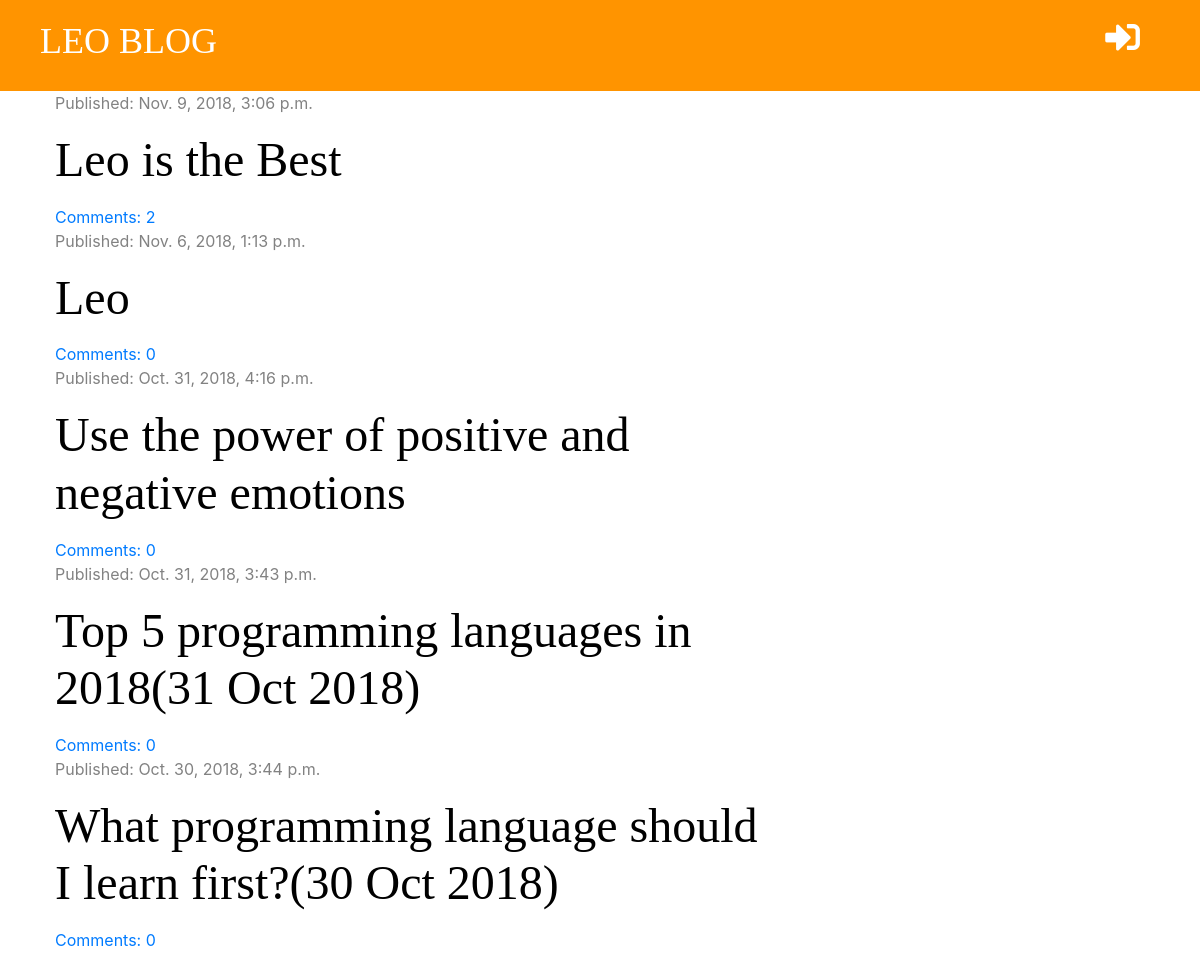
The page / on the database its author committed.
### blog/models.py (models this page shows, shortened)
class Post(models.Model):
    author = models.ForeignKey('auth.User', on_delete=models.CASCADE)
    title = models.CharField(max_length=200)
    text = models.TextField()
    created_date = models.DateTimeField(default=timezone.now)
    published_date = models.DateTimeField(blank=True, null=True)
    def approved_comments(self):
        return self.comments.filter(approved=True)

### blog/views.py (the view)
# urls.py: path('', views.post_list, name='post_list'),
def post_list(request):
    posts = Post.objects.filter(published_date__lte=timezone.now()).order_by('-published_date')
    stuff_for_frontend = {'posts': posts}
    return render(request, 'blog/post_list.html', stuff_for_frontend)

### blog/templatetags/markdownify.py (called while the page is built)
@register.filter
def markdown(value):
    renderer = HighlightRenderer()
    markdown = mistune.Markdown(renderer=renderer)
    return markdown(value)

### blog/templates/blog/post_list.html (shortened to what this page needs)
{% extends 'blog/base.html' %}
{% load markdownify %}
{% block content %}
    {% for post in posts %}
        <div class="post">
            <div class="date">
                <p>Published: {{ post.published_date }}</p>
            <div/>
            <h1><a href="{% url 'post_detail' pk=post.pk %}">{{ post.title }}</a></h1>
            <a href="{% url 'post_detail' pk=post.pk %}">Comments: {{ post.approved_comments.count }}</a>
        </div>
    {% endfor %}
{% endblock %}

### blog/static/css/blog.css (style rules this page uses)
h1, h2, h3, h4 { font-family: 'tangerine', 'Inconsolata', 'Droid Sans', serif; font-size: 48px; }
.date { color: #828282; }
.post { margin-bottom: 70px; }
.post h1 a { color: #000000; }

### rows shown on the page
Post: published_date "Nov. 9, 2018, 3:06 p.m.", title "Leo is the Best", approved_comments.count "2"
Post: published_date "Nov. 6, 2018, 1:13 p.m.", title "Leo", approved_comments.count "0"
Post: published_date "Oct. 31, 2018, 4:16 p.m.", title "Use the power of positive and negative emotions", approved_comments.count "0"
Post: published_date "Oct. 31, 2018, 3:43 p.m.", title "Top 5 programming languages in 2018(31 Oct 2018)", approved_comments.count "0"
Post: published_date "Oct. 30, 2018, 3:44 p.m.", title "What programming language should I learn first?(30 Oct 2018)", approved_comments.count "0"
